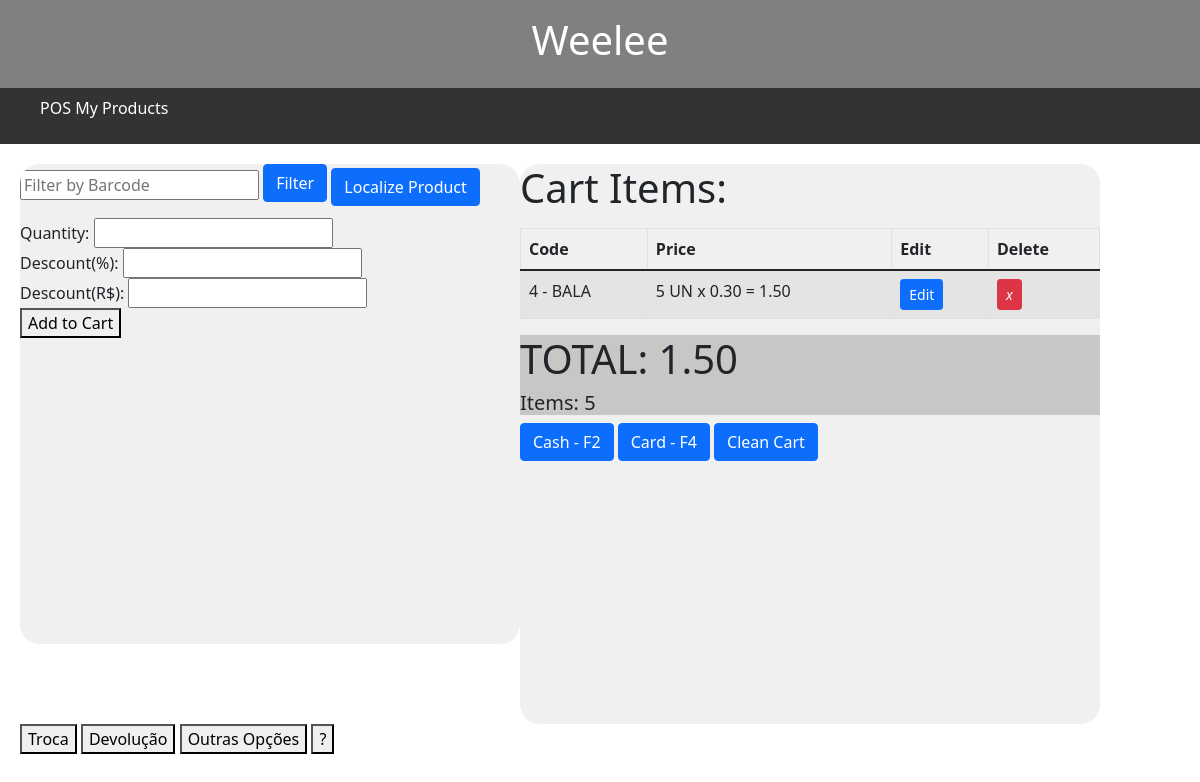
Screenshot of /pos/ with the database file from the repository.
### app/models.py (models this page shows, shortened)
class Cart(models.Model):
    product = models.ForeignKey(Product, on_delete=models.CASCADE)
    quantity = models.PositiveIntegerField(default=1)
    price = models.DecimalField(max_digits=10, decimal_places=2, default=0.00)
    group = models.CharField(max_length=100)

class Product(models.Model):
    id = models.AutoField(primary_key=True)
    name = models.CharField(max_length=100)
    group = models.CharField(max_length=100)
    barcode = models.PositiveIntegerField()
    price = models.DecimalField(max_digits=10, decimal_places=2)

### app/views.py (the view)
# urls.py: path('pos/',views.pos,name='pos'),
def pos(request):
    cart_items = []  # Default value
    cart_total = 0
    total_items = 0
    if request.method == 'GET':
        search = request.GET.get('barcode')
        if search:
            filtered_products = Product.objects.filter(barcode__exact=search)
            if filtered_products is None:
                return HttpResponse(
                status=204,
                headers={
                    'HX-Trigger': json.dumps({
                        "productListChanged": None,
                        "showMessage": f" Product not found it."
                    })
                })
            else:
                for product in filtered_products:
                    if product.barcode:  # Check if barcode is not empty
                        cart_entry, created = Cart.objects.get_or_create(product=product)
                        if not created:
                            cart_entry.quantity += 1
                            cart_entry.save()
        else:
            filtered_products = Product.objects.all()
        cart_items = Cart.objects.all()
        for cart_item in cart_items:
            cart_item.subtotal = cart_item.quantity * cart_item.product.price
            cart_total += cart_item.subtotal
            total_items += cart_item.quantity
    context = {
        'filtered_products': filtered_products,
        'cart_items': cart_items,
        'cart_total': cart_total,
        'total_items':total_items
    }
    return render(request, 'pos.html', context)

### app/templates/pos.html (shortened to what this page needs)
{% extends "base.html" %}
{% load static %}
{% block content %}
<div class="pos">
    <div class="left-content">
    <form  method="get" id="filterForm">
        <div class="form-group mb-2 text-left">
            <input type="text" id="barcode" name="barcode" placeholder="Filter by Barcode">
            <button type="submit" class="btn btn-primary mb-2">Filter</button>
    <button hx-get="{% url 'products_filter' %}" hx-target="#dialog" class="btn btn-primary">
        Localize Product
    </button>
        </div>
    </form>
        <form method="post" action="{% url 'pos' %}">
            <label for="quantity">Quantity:</label>
            <input type="number" id="quantity" name="quantity" required><br>
            <label for="quantity">Descount(%):</label>
            <input type="number" id="descount" name="descount" required><br>
            <label for="quantity">Descount(R$):</label>
            <input type="number" id="descount" name="descount" required><br>
            <button type="submit">Add to Cart</button>
        </form>
    </div>
    <div class="right-content">
        <h1>Cart Items: </h1>
        <div class="table-responsive mt-3" style="max-height: 300px; overflow-y: auto;">
                <table class="table table-striped table-bordered table-hover table">
                    <thead>
                        <tr>
                            <th scope="col">Code</th>
                            <th scope="col">Price</th>
                            <th scope="col">Edit</th>
                            <th scope="col">Delete</th>
                        </tr>
                    </thead>
                    <tbody>
                        {% for cart_item in cart_items %}
                            <tr>
                                <td>{{cart_item.product.barcode}} - {{ cart_item.product.name }}  </td>
                                <td> {{ cart_item.quantity }} UN x {{cart_item.product.price}} = {{cart_item.subtotal}}</td>
                                <td>
                                    <button class="btn btn-primary btn-sm" hx-get="{% url 'edit_cart' pk=cart_item.product.id %}" hx-target="#dialog">Edit</button>
                                  </td>
                                <td><a href="{% url 'delete_cart' pk=cart_item.product.id %}" class="btn btn-danger btn-sm">
                                    <i class="fa fa-trash"> x </i>
                                </a></td>
                            </tr>
                            {% endfor %}
                    </tbody>
                </table>
            </div>
    <div class='cart_total'>
      <h1>TOTAL: {{cart_total}} </h1>
      <h5>Items: {{total_items}} </h5>
    </div>
        <button hx-get="{% url 'cash' %}" hx-target="#dialog" class="btn btn-primary">
            Cash - F2
        </button>
        <button hx-get="{% url 'card' %}" hx-target="#dialog" class="btn btn-primary">
            Card - F4
        </button>
        <a  href="{% url 'delete_cart_all' %}" class="btn btn-primary">
            Clean Cart
        </a>
        <br>
        <br>
    </div>
    </div>
    <button type="submit">Troca</button>
    <button type="submit">Devolução</button>
    <button type="submit">Outras Opções</button>
    <button type="submit">?</button>
{% endblock %}

### app/static/css/styles.css (style rules this page uses)
body, h1, h2, p, ul { margin: 0; padding: 0; }
body { font-family: 'Arial', sans-serif; line-height: 1.6; }
.pos { display: flex; }
.left-content { flex-grow: 1; border-radius: 20px; overflow: hidden; background-color: #f0f0f0; width: 100%; max-width:500px; height: 60vh }
.right-content { height: 70vh; width: 50%; border-radius: 20px; overflow: hidden; background-color: #f0f0f0; }
.cart_total { background-color: #c9c6c6 }

### rows the page displays
Cart: product.barcode "4", product.name "BALA", quantity "5", product.price "0.30", subtotal "1.50"

### other values shown
{{ cart_total }} "1.50"
{{ total_items }} "5"
